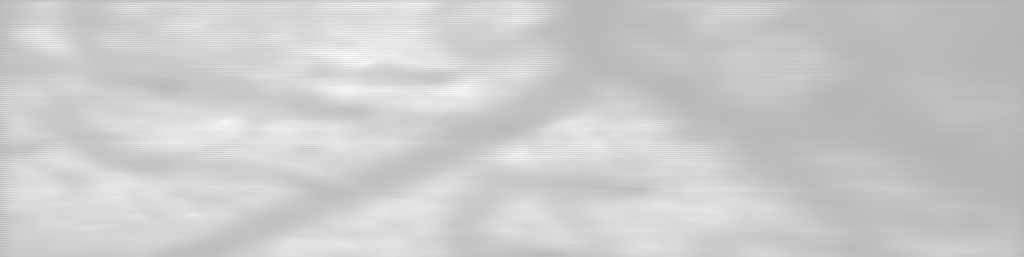
#> input picture sima/workflow_data/GCaMP.tif, 1024 x 257 px; its folder holds only this picture in this run
$ python -i test_registration.py   (imports and definitions only)   (Python 2 division)   (older library calls are emulated)
#> lines starting #> are read from the running program, lines starting #| are printed output that depends on the picture
#> further down, picture is the input picture: shape (257, 1024, 3); min 179, max 255, mean 203.6
#!/usr/bin/env python2
# -*- coding: utf-8 -*-
import matplotlib as mpl
# [1 line not run here, left out]

import glob
import os
import cv2
import numpy as np
import tifffile as tf
import pylab as pl

def get_gradient(im) :
    # Calculate the x and y gradients using Sobel operator
    grad_x = cv2.Sobel(im,cv2.CV_32F,1,0,ksize=3)
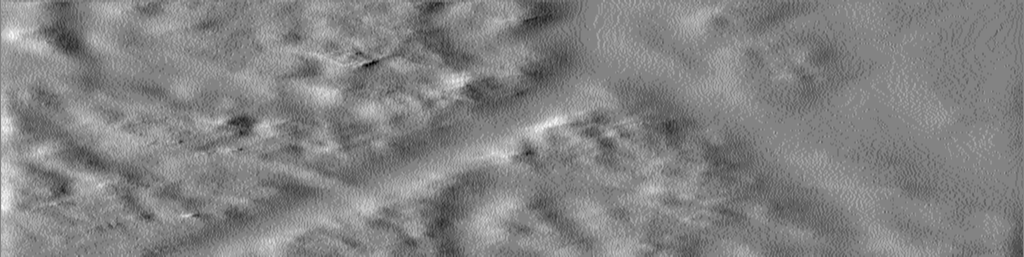
#> grad_x: shape (257, 1024, 3) float32; min -16, max 15, mean -0.108; drawn with min black and max white
    grad_y = cv2.Sobel(im,cv2.CV_32F,0,1,ksize=3)
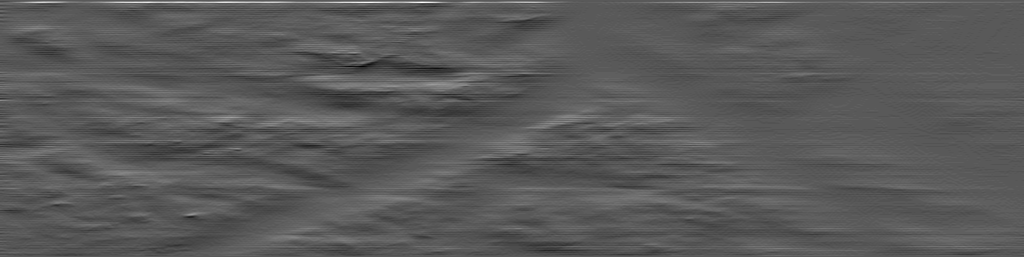
#> grad_y: shape (257, 1024, 3) float32; min -62, max 115, mean 0.2; drawn with min black and max white

    # Combine the two gradients
    grad = cv2.addWeighted(np.absolute(grad_x), 0.5, np.absolute(grad_y), 0.5, 0)
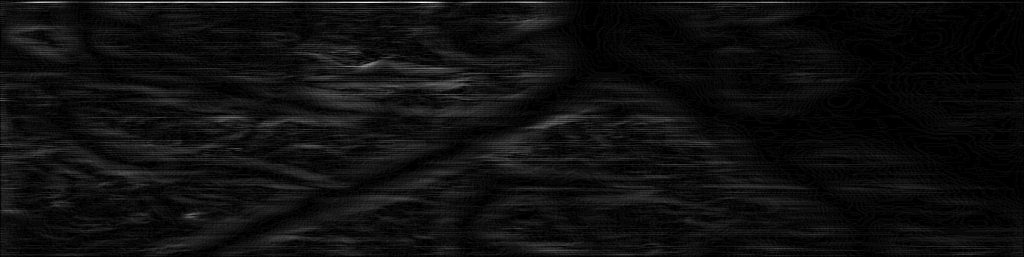
#> grad: shape (257, 1024, 3) float32; min 0, max 59, mean 3.6; drawn with min black and max white
    return grad

#%%
def uint16_to_RGB(img):
    im = img.astype(np.float64)/img.max()
    im = 255 * im
    im = im.astype(np.uint8)
    rgb = cv2.cvtColor(im, cv2.COLOR_GRAY2BGR)
    return rgb


#%%
def align_sample_to_ref(ref, img):

    # Allocate space for aligned image
    sample_aligned = np.zeros((height,width), dtype=ref.dtype) #dtype=np.uint8 )

    # Define motion model
    warp_mode = cv2.MOTION_HOMOGRAPHY

    # Set the warp matrix to identity.
    if warp_mode == cv2.MOTION_HOMOGRAPHY :
        warp_matrix = np.eye(3, 3, dtype=np.float32)
    else :
        warp_matrix = np.eye(2, 3, dtype=np.float32)

    # Set the stopping criteria for the algorithm.
    criteria = (cv2.TERM_CRITERIA_EPS | cv2.TERM_CRITERIA_COUNT, 5000,  1e-6)

    print "WARPING!"
    sample = img.copy()

    # Warp REFERENCE image into sample:
    (cc, warp_matrix) = cv2.findTransformECC (get_gradient(ref), get_gradient(sample), warp_matrix, warp_mode, criteria)

    if warp_mode == cv2.MOTION_HOMOGRAPHY :
        # Use Perspective warp when the transformation is a Homography
        sample_aligned = cv2.warpPerspective (sample, warp_matrix, (width,height), flags=cv2.INTER_LINEAR + cv2.WARP_INVERSE_MAP)
        mode_str = 'MOTION_HOMOGRAPHY'
    else :
        # Use Affine warp when the transformation is not a Homography
        sample_aligned = cv2.warpAffine(sample, warp_matrix, (width, height), flags=cv2.INTER_LINEAR + cv2.WARP_INVERSE_MAP);
        mode_str = 'WARP_AFFINE'

    return sample_aligned

#%%

rootdir = '/Volumes/coxfs01/2p-data'
animalid = 'CE077'
session_list = ['20180515', '20180516', '20180523', '20180602', '20180609']
acquisition = 'FOV1'
stimulus = 'gratings'

img_paths = []
# [8 lines not run here, left out]

# Find the width and height of the color image
ref_session = '20180523'
# [1 line that did not run here, left out]
# [3 lines not run here, left out]

# [1 line that did not run here, left out]

#%%

nsessions = len(session_list)
# [1 line that did not run here, left out]
# [8 lines not run here, left out]


#%% Save stacked mean images to .tif:

output_dir = os.path.join(rootdir, animalid, 'test_registration')
# [4 lines not run here, left out]


#%% Save best 3 as RGB channels:

# [1 line that did not run here, left out]
# [1 line that did not run here, left out]
# [1 line that did not run here, left out]
# [1 line that did not run here, left out]

#%
# [4 lines not run here, left out]


#

>>> import cv2
>>> picture = cv2.imread('../../../sima/workflow_data/GCaMP.tif')
>>> result = get_gradient(picture)
